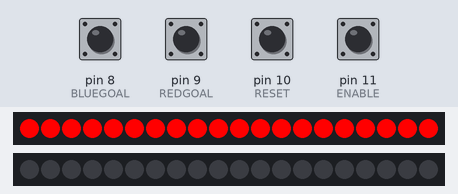
Simulated run of this sketch. Board: Arduino Uno, built with avr-gcc and run on an emulated ATmega328P. Parts: 2 × 20 RGB LEDs in strip order, left to right. The inputs (shaded band) are chosen by the test bench; at power-on: pin 8 (BLUEGOAL), pin 9 (REDGOAL), pin 10 (RESET), pin 11 (ENABLE) HIGH. Dim RGB values are drawn brighter than linear.

Above: at 8.19 s.
10.4 s: pin 9 (REDGOAL) pulled LOW for 3 s
At 12.16 s:
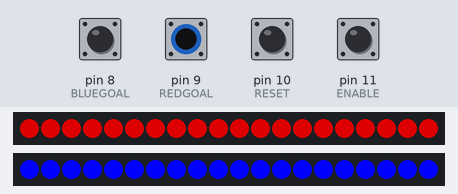
At 14.3 s:
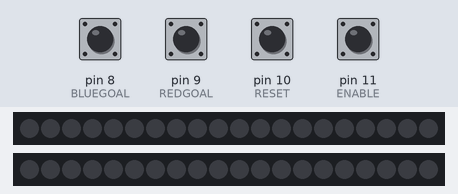
16.1 s: pin 11 (ENABLE) pulled LOW for 3 s
Timing chart, 0 to 19.1 s (numbered marks = the images above; inputs shaded):
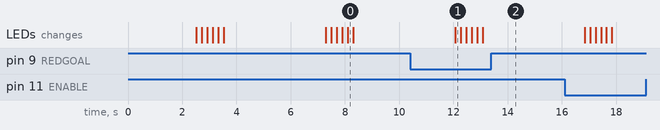

The sketch:

goallights.ino
```cpp
#include <Adafruit_NeoPixel.h>

#define BLUELIGHT 6
#define REDLIGHT 7
#define BLUEGOAL 8
#define REDGOAL 9
#define RESET 10
#define ENABLE 11
#define COLOR_BLUE blueSide.Color(0, 0, 255)
#define COLOR_RED redSide.Color(255, 0, 0)

Adafruit_NeoPixel redSide = Adafruit_NeoPixel(20, REDLIGHT, NEO_GRB + NEO_KHZ800);
Adafruit_NeoPixel blueSide = Adafruit_NeoPixel(20, BLUELIGHT, NEO_GRB + NEO_KHZ800);

int pixelNum = 20; // number of LEDs on goal strip
int idleBrightness = 150; // 0-255 idle brightness setting

int enable = 0;
int oldEnable = 0;
int state = 0;

int reset = 0;

int maxScore = 9; // score value for win, max is 9 on single digit displays
int redScore = 0; // red score counter
int blueScore = 0; // blue score counter

void setup() {
  // initialize pin modes
  for (int i = 6; i < 12; i++) {
    pinMode(i, INPUT_PULLUP);
  }

  // initialize serial connection, turn on LEDs
  Serial.begin(9600);
  redSide.begin();
  blueSide.begin();
  redSide.show();
  blueSide.show();
}

// flash lights when scored on
// input params:
//  @repeat - how many times to flash
//  @wait - flash length/pause length between flashes
//  @side - red(0) or blue(1)
void flash(int repeat, int wait, int side) {
  for(int i=0; i<repeat; i++) {
    for(int j=0; j<pixelNum; j++) {
      switch (side) {
        case 0: // flash red
          redSide.setBrightness(255);
          redSide.setPixelColor(j, COLOR_RED);
          break;
        case 1: // flash blue
          blueSide.setBrightness(255);
          blueSide.setPixelColor(j, COLOR_BLUE);
          break;
        case 2: // flash both
          redSide.setBrightness(255);
          redSide.setPixelColor(j, COLOR_RED);
          blueSide.setBrightness(255);
          blueSide.setPixelColor(j, COLOR_BLUE);
          break;
        default: // default to off
          redSide.setPixelColor(j, 0, 0, 0);
          blueSide.setPixelColor(j, 0, 0, 0);
          break;
      }
    }
    redSide.show();
    blueSide.show();
    delay(wait);
    // go off before next flash
    for(int k=0; k<pixelNum; k++) {
      redSide.setPixelColor(k, 0, 0, 0);
      blueSide.setPixelColor(k, 0, 0, 0);
    }
    redSide.show();
    blueSide.show();
    delay(wait);
  }
}

// light is dimmed but constant on
void idle(int brightness) {
  for(int i=0; i<pixelNum; i++) {
    redSide.setPixelColor(i, COLOR_RED);
    blueSide.setPixelColor(i, COLOR_BLUE);
  }
  redSide.setBrightness(brightness);
  blueSide.setBrightness(brightness);
  redSide.show();
  blueSide.show();
}

// returns to dim setting from bright
void returnToIdle(int side) {
  switch (side) {
    case 0:
      for(int i=255; i>idleBrightness; i--) {
        redSide.setBrightness(i);
        delay(5);
      }
      break;
    case 1:
      for(int j=255; j>idleBrightness; j--) {
        blueSide.setBrightness(j);
        delay(5);
      }
      break;
  }
}

// winner light animation - random flashing colors
void winner(int side) {
  switch (side) {
    case 0:
      redSide.setBrightness(255);
      rainbowCycle(0,0);
      break;
    case 1:
      blueSide.setBrightness(255);
      rainbowCycle(0,1);
      break;
  }
}

// loser light animation - slow breathing
void loser(int side) {
  switch (side) {
    case 0:
      redSide.setBrightness(idleBrightness);
      break;
    case 1:
      blueSide.setBrightness(idleBrightness);
      break;
  }
}

// check reset press, button resets the score
void checkReset(int repeat, int wait) {
  int reset = digitalRead(RESET);
  if (reset == 1) {
    redScore = 0;
    blueScore = 0;
    // flash white to signify reset
    for(int i=0; i<repeat; i++) {
      for(int j=0; j<pixelNum; j++) {
        redSide.setBrightness(255);
        redSide.setPixelColor(j, redSide.Color(255,255,255));
        blueSide.setBrightness(255);
        blueSide.setPixelColor(j, blueSide.Color(255,255,255));
      }
      delay(wait);
      // go off before next flash
      for(int k=0; k<pixelNum; k++) {
        redSide.setPixelColor(i, 0, 0, 0);
        blueSide.setPixelColor(i, 0, 0, 0);
      }
      delay(wait);
    }
    // set to red and blue ready to start game
    delay(wait);
    for(int j=0; j<pixelNum; j++) {
      redSide.setPixelColor(j, COLOR_RED);
      blueSide.setPixelColor(j, COLOR_BLUE);
    }
    returnToIdle(0);
    returnToIdle(1);
  }
}

// check enable on/off, button press will toggle the enable setting
bool checkEnable() {
  int enable = digitalRead(ENABLE);
  if (enable && !oldEnable) { // same as if (enable == high && oldEnable == low)
    // new button press
    if (state == 0) { // if state is off, turn it on
      state = 1;
    } else { // if state is on, turn it off
      state = 0;
    }
    oldEnable = 1;
  } else if (!enable && oldEnable) { // same as if (enable == low && oldEnable == high)
    // button was released
    oldEnable = 0;
  }

  if (state == 1) return true; // scoring enabled
  else if (state == 0) return false; // scoring disabled
}

bool redTriggered() {
  int redTrigger = digitalRead(REDGOAL);
  if (redTrigger == 1) return true;
  else return false;
}

bool blueTriggered() {
  int blueTrigger = digitalRead(BLUEGOAL);
  if (blueTrigger == 1) return true;
  else return false;
}

// goal lights will idle unless scored upon
void loop() {
  if (checkEnable()) {
    checkReset(3, 200); // check for reset, reset scores if button is pressed

    idle(idleBrightness); // idle brightness constant in both goals if no interrupt

    if(redTriggered()) { // red side has been scored on
      redScore++;
      if (redScore >= maxScore) { // check for red win
        winner(0);
        loser(1);
      } else {
        flash(3, 200, 0); // repeat 3x, 200ms delay, red side
        delay(500);
        returnToIdle(0);
      }
    } else if(blueTriggered()) { // blue side has been scored on
      blueScore++;
      if (blueScore >= maxScore) { // check for blue win
        winner(1);
        loser(0);
      } else {
        flash(3, 200, 1); // repeat 3x, 200ms delay, red side
        delay(500);
        returnToIdle(1);
      }
    } else idle(idleBrightness);
  } else {
    // set both side LED strips to off
    for(int k=0; k<pixelNum; k++) {
      redSide.setPixelColor(k, 0, 0, 0);
      blueSide.setPixelColor(k, 0, 0, 0);
    }
  }
}

// Rainbow equally distributed throughout
void rainbowCycle(uint8_t wait, int side) {
  uint16_t i, j;
  switch (side) {
    case 0:
      for(j=0; j<256*5; j++) { // 5 cycles of all colors on wheel
        for(i=0; i< redSide.numPixels(); i++) {
          redSide.setPixelColor(i, redWheel(((i * 256 / redSide.numPixels()) + j) & 255));
        }
        redSide.show();
        delay(wait);
      }
      break;
    case 1:
      for(j=0; j<256*5; j++) { // 5 cycles of all colors on wheel
        for(i=0; i< blueSide.numPixels(); i++) {
          blueSide.setPixelColor(i, blueWheel(((i * 256 / blueSide.numPixels()) + j) & 255));
        }
        blueSide.show();
        delay(wait);
      }
      break;
  }
}

// Input a value 0 to 255 to get a color value.
// The colours are a transition r - g - b - back to r.
uint32_t redWheel(byte WheelPos) {
  WheelPos = 255 - WheelPos;
  if(WheelPos < 85) {
    return redSide.Color(255 - WheelPos * 3, 0, WheelPos * 3);
  }
  if(WheelPos < 170) {
    WheelPos -= 85;
    return redSide.Color(0, WheelPos * 3, 255 - WheelPos * 3);
  }
  WheelPos -= 170;
  return redSide.Color(WheelPos * 3, 255 - WheelPos * 3, 0);
}

// Input a value 0 to 255 to get a color value.
// The colours are a transition r - g - b - back to r.
uint32_t blueWheel(byte WheelPos) {
  WheelPos = 255 - WheelPos;
  if(WheelPos < 85) {
    return blueSide.Color(255 - WheelPos * 3, 0, WheelPos * 3);
  }
  if(WheelPos < 170) {
    WheelPos -= 85;
    return blueSide.Color(0, WheelPos * 3, 255 - WheelPos * 3);
  }
  WheelPos -= 170;
  return blueSide.Color(WheelPos * 3, 255 - WheelPos * 3, 0);
}
```
